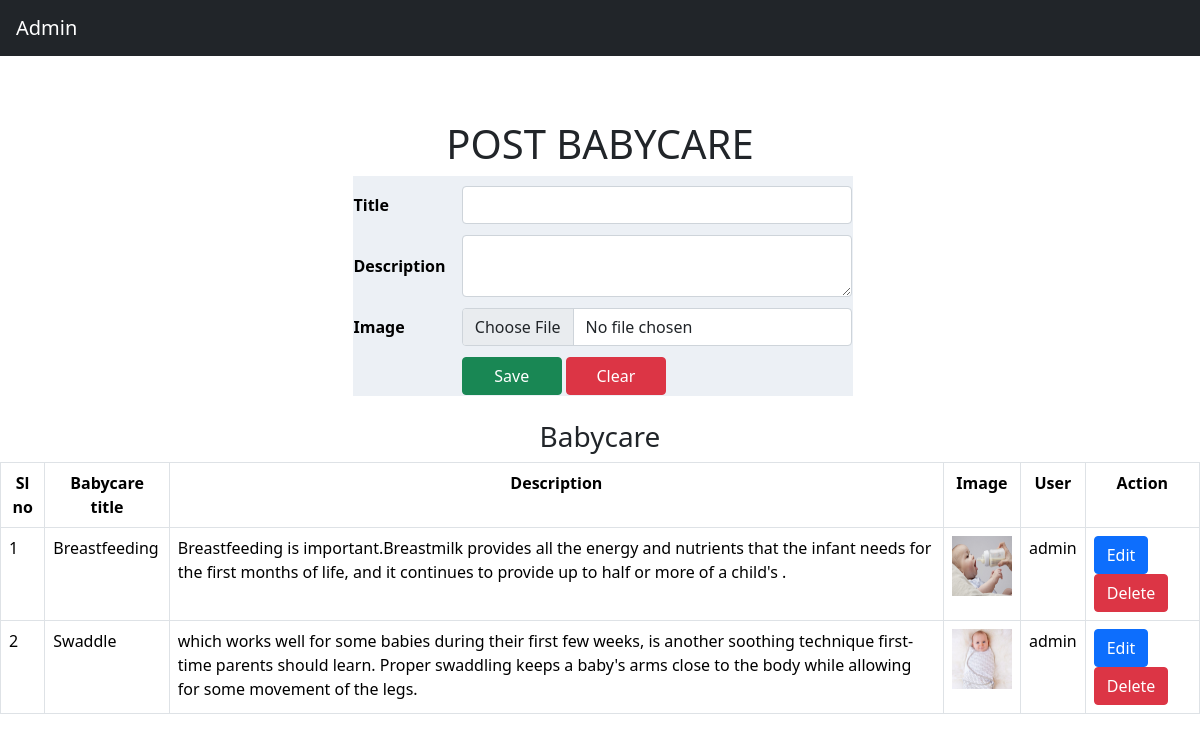
Page /admin/postbabycare.php (signed in) on the committed database.
### tables this page shows
CREATE TABLE `tbl_babycare` (
  `babycare_id` int(11) NOT NULL,
  `babycare_name` varchar(200) NOT NULL,
  `babycare_des` varchar(700) NOT NULL,
  `babycare_img` varchar(500) NOT NULL,
  `babycare_status` int(10) NOT NULL,
  `Userid` varchar(500) NOT NULL
);

### admin/postbabycare.php (the view, shortened to what this page needs)
<?php
include 'adminheader.php';
?>
<center><br><br><br><br><br>
  <div class="content-wrapper">
    <section class="content-header">
      <h1>
      POST BABYCARE
      </h1>
    </section>
    <section class="content">
      <div class="row">
          <form action="" method="post" enctype="multipart/form-data">
<table border="0" style="background-color: #ecf0f5;font-weight: bold;margin-left: 5px;width:500px">
<tbody>
<tr>
<td>Title</td>
<td><input type="text" name="title" value="" class="form-control" required=""/></td>
</tr>
<tr>
<td>Description</td>
<td><textarea name="des" value="" class="form-control" required=""></textarea></td>
</tr>
<tr>
<td>Image</td>
<td><input type="file" name="image" class="form-control" id="img" accept="image/jpg, image/JPG,image/JPEG, image/jpeg, image/png, image/PNG" required onchange="return Validp();"/></td>
</tr>
<tr>
<td></td>
<td><input type="submit" value="Save" name="save" class="btn btn-success" style="width:100px" />
<input type="reset" value="Clear" class="btn btn-danger"  style="width:100px"  />
</td>
</tr>
</tbody>
        </center>
</table><br>
          </form><br/><br/>
<?php
$query = " select * from tbl_babycare ";
$result = mysqli_query($con, $query);
?>
<br><br><br><br>
<div class="">
    <h3>
        <center>Babycare</center>
    </h3>
    <table align="center" width="50%" border="0" class="table table-bordered">
        <tr>
            <th > Sl no</th>
            <th > Babycare title </th>
            <th > Description</th>
             <th width> Image</th>
             <th width> User</th>
            <th  colspan="3"> Action</th>
        </tr>
        <?php
        $count = 0;
        while ($row = mysqli_fetch_assoc($result)) {
            $count++;
        ?>
            <tr>
                <td><?php echo $count ?></td>
                <td><?php echo $row['babycare_name'] ?></td>
                <td><?php echo $row['babycare_des'] ?></td>
                <td><img src="../uploads/<?php echo $row['babycare_img'] ?>" width="60" height="60" /></td>
                <td><?php echo $row['Userid'] ?></td>
                <td colspan="3">
                    <a href="babycareedit.php?babycare_id=<?php echo $row['babycare_id']; ?>" class='btn btn-primary'>Edit</a>
                    <a href= "babycaredelete.php?babycare_id=<?php echo $row['babycare_id']; ?>" class='btn btn-danger'>Delete</a></td>
              </tr>
        <?php
        }
        ?>
    </table>
</div>
</body>
</html>

### admin/postbabycare.php (style rules this page uses)
th { background-color: #a61f00; color: black; text-align: center }
td { color: black; padding-top: 10px }

### rows in the picture
tbl_babycare: babycare_name "Breastfeeding", babycare_des "Breastfeeding is important.Breastmilk provides all the energy and nutrients that the infant needs for the first months of life, and it continues to provide up to half or more of a child's .", babycare_img (picture), Userid "admin"
tbl_babycare: babycare_name "Swaddle", babycare_des "which works well for some babies during their first few weeks, is another soothing technique first-time parents should learn. Proper swaddling keeps a baby's arms close to the body while allowing for some movement of the legs.", babycare_img (picture), Userid "admin"
